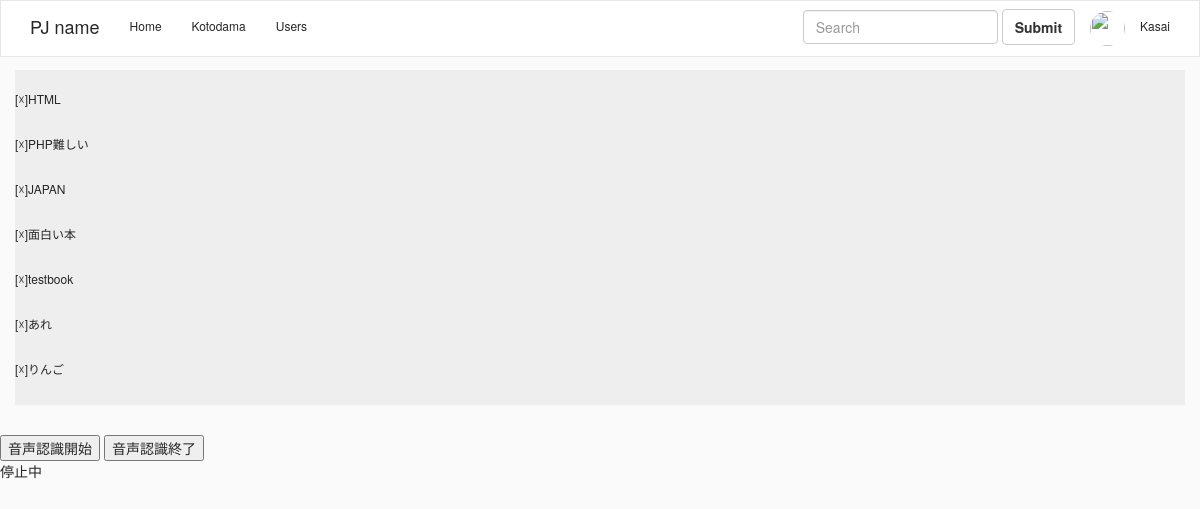
The page /select.php (signed in) on the database its author committed.
### tables this page shows
CREATE TABLE IF NOT EXISTS `gs_bm_table` (
`postid` int(12) NOT NULL,
  `name` varchar(64) NOT NULL,
  `email` varchar(128) NOT NULL,
  `naiyou` text NOT NULL,
  `userid` int(255) NOT NULL,
  `indate` date NOT NULL,
  `photourl` text NOT NULL
);

### select.php (the view, shortened to what this page needs)
<?php
$pdo = db_con();
$stmt = $pdo->prepare("SELECT * FROM gs_bm_table");
$status = $stmt->execute();
$view = "";
if ($status == false) {
    sqlError($stmt);
} else {
    while ($result = $stmt->fetch(PDO::FETCH_ASSOC)) {
        $view .= '<p>';
        $view .= '<a href="delete_user.php?id=' . $result["id"] . '">';
        $view .= "[☓]";
        $view .= '</a>';
        $view .= '<a href="detail_user.php?id=' . $result["id"] . '">';
        $view .= $result["name"] . " "  . "<br>";
        $view .= '</a>';
        $view .= '</p>';
    }
}
?>
<!DOCTYPE html>
<head>
<link rel="stylesheet" href="https://cdnjs.cloudflare.com/ajax/libs/font-awesome-animation/0.0.10/font-awesome-animation.css" type="text/css" media="all" />
<link href="//maxcdn.bootstrapcdn.com/bootstrap/3.3.0/css/bootstrap.min.css" rel="stylesheet" id="bootstrap-css">
<link rel="stylesheet" href="css/main.css">
</head>
<body id="main">
<header>
<nav class="navbar navbar-default navbar-fixed-top">
  <div class="container">
    <div class="navbar-header">
      <a class="navbar-brand" href="#">
      <i class="fab fa-skyatlas"></i>PJ name</a>
    </div>
    <div id="navbar" class="collapse navbar-collapse">
      <ul class="nav navbar-nav">
        <li class="active"><a href="#">Home</a></li>
        <li><a href="#about">Kotodama</a></li>
        <li><a href="#contact">Users</a></li>
      </ul>
      <div class="nav navbar-nav navbar-right">
          <li><img class="d-inline-block align-top profile-img-icon"  src="//ssl.gstatic.com/accounts/ui/avatar_2x.png" /> </li>
          <li><a><?=$_SESSION["name"]?></a></li>
      </div>
      <form class="navbar-form navbar-right" role="search">
        <div class="form-group">
          <input type="text" class="form-control" placeholder="Search">
        </div>
        <button type="submit" class="btn btn-default">Submit</button>
      </form>
    </div>
  </div>
</nav>
</header>
<div>
    <div class="container jumbotron"><?=$view?></div>
</div>
<input type="button" value="音声認識開始" onclick="recognition.start();"/>
<input type="button" value="音声認識終了" onclick="recognition.stop();"/>
<div id="state">停止中</div>
</body>
</html>

### css/main.css (style rules this page uses)
a { font-size:12px; color: #262626; }
.navbar-default { background-color: #fff; border: 1px solid rgba(0,0,0,.0975); }
.navbar-default .navbar-nav > li > a, .navbar-default .navbar-nav > .active > a { color: #262626; background-color: #fff; }
.navbar-default .navbar-brand { color: #262626; }
div { display: block; }
.btn { font-weight: 700; height: 36px; -moz-user-select: none; -webkit-user-select: none; user-select: none; cursor: default; }
.profile-img-icon { width: 35px; height: 35px; margin: 10px auto; display: block; -moz-border-radius: 50%; -webkit-border-radius: 50%; border-radius: 50%; }
body { font-family: "Ubuntu",Tahoma,"Helvetica Neue",Helvetica,Arial,sans-serif; font-size: 14px; line-height: 1.42857143; color: #262626; background-color: #fafafa; padding-top: 70px; }
.jumbotron { padding: 10px 0; }

### rows shown on the page
gs_bm_table: value "[☓]", name "HTML"
gs_bm_table: value "[☓]", name "PHP難しい"
gs_bm_table: value "[☓]", name "JAPAN"
gs_bm_table: value "[☓]", name "面白い本"
gs_bm_table: value "[☓]", name "testbook"
gs_bm_table: value "[☓]", name "あれ"
gs_bm_table: value "[☓]", name "りんご"

### other values the page prints
$_SESSION["name"] "Kasai"
